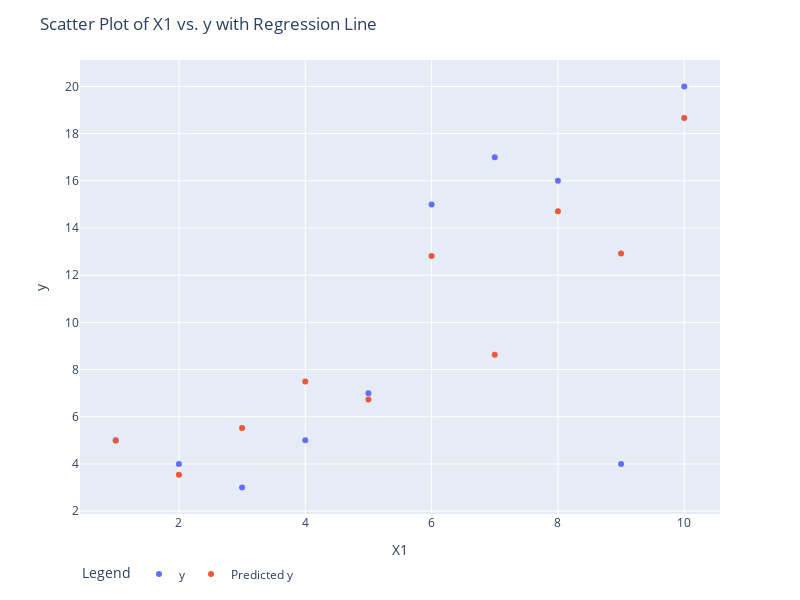

Source (notebook cell):
### Code cell
import pandas as pd
import plotly.express as px
from sklearn.linear_model import LinearRegression

# Load your data
xl = pd.ExcelFile('demo_data.xls')
df = pd.read_excel(xl, 1, header=0)

# Separate the features (X_train) and target (y_train)
X_train = df[['X1', 'X2']]
y_train = df['y']

# Create and fit a linear regression model
regressor = LinearRegression()
regressor.fit(X_train, y_train)

# Make predictions on the training data
y_train_pred = regressor.predict(X_train)

# Create a DataFrame for the scatter plot
scatter_df = pd.DataFrame({'X1': X_train['X1'], 'y': y_train, 'Predicted y': y_train_pred})

# Create an interactive scatter plot using Plotly
fig = px.scatter(scatter_df, x='X1', y=['y', 'Predicted y'], labels={'X1': 'X1 Value', 'value': 'y Value'})
fig.update_layout(
    title="Scatter Plot of X1 vs. y with Regression Line",
    xaxis_title="X1",
    yaxis_title="y",
    showlegend=True,
    legend=dict(title="Legend", orientation="h"),
    width=800,  # Adjust the width of the plot
    height=600,  # Adjust the height of the plot
)

# Show the Plotly interactive plot
fig.show()

### Figure 1 — Plotly figure (JSON) as saved in the notebook; plotly's stock layout.template omitted (floating-point values rounded to 4 significant figures)
{"data": [{"hovertemplate": "variable=y<br>X1 Value=%{x}<br>y Value=%{y}<extra></extra>", "legendgroup": "y", "marker": {"color": "#636efa", "symbol": "circle"}, "mode": "markers", "name": "y", "orientation": "v", "showlegend": true, "type": "scatter", "x": [1, 2, 3, 4, 5, 6, 7, 8, 9, 10], "xaxis": "x", "y": [5, 4, 3, 5, 7, 15, 17, 16, 4, 20], "yaxis": "y"}, {"hovertemplate": "variable=Predicted y<br>X1 Value=%{x}<br>y Value=%{y}<extra></extra>", "legendgroup": "Predicted y", "marker": {"color": "#EF553B", "symbol": "circle"}, "mode": "markers", "name": "Predicted y", "orientation": "v", "showlegend": true, "type": "scatter", "x": [1, 2, 3, 4, 5, 6, 7, 8, 9, 10], "xaxis": "x", "y": [4.994, 3.544, 5.519, 7.494, 6.729, 12.81, 8.623, 14.71, 12.92, 18.66], "yaxis": "y"}], "layout": {"height": 600, "legend": {"orientation": "h", "title": {"text": "Legend"}, "tracegroupgap": 0}, "margin": {"t": 60}, "showlegend": true, "title": {"text": "Scatter Plot of X1 vs. y with Regression Line"}, "width": 800, "xaxis": {"anchor": "y", "autorange": true, "domain": [0, 1], "range": [0.434, 10.57], "title": {"text": "X1"}, "type": "linear"}, "yaxis": {"anchor": "x", "autorange": true, "domain": [0, 1], "range": [1.879, 21.12], "title": {"text": "y"}, "type": "linear"}}}
